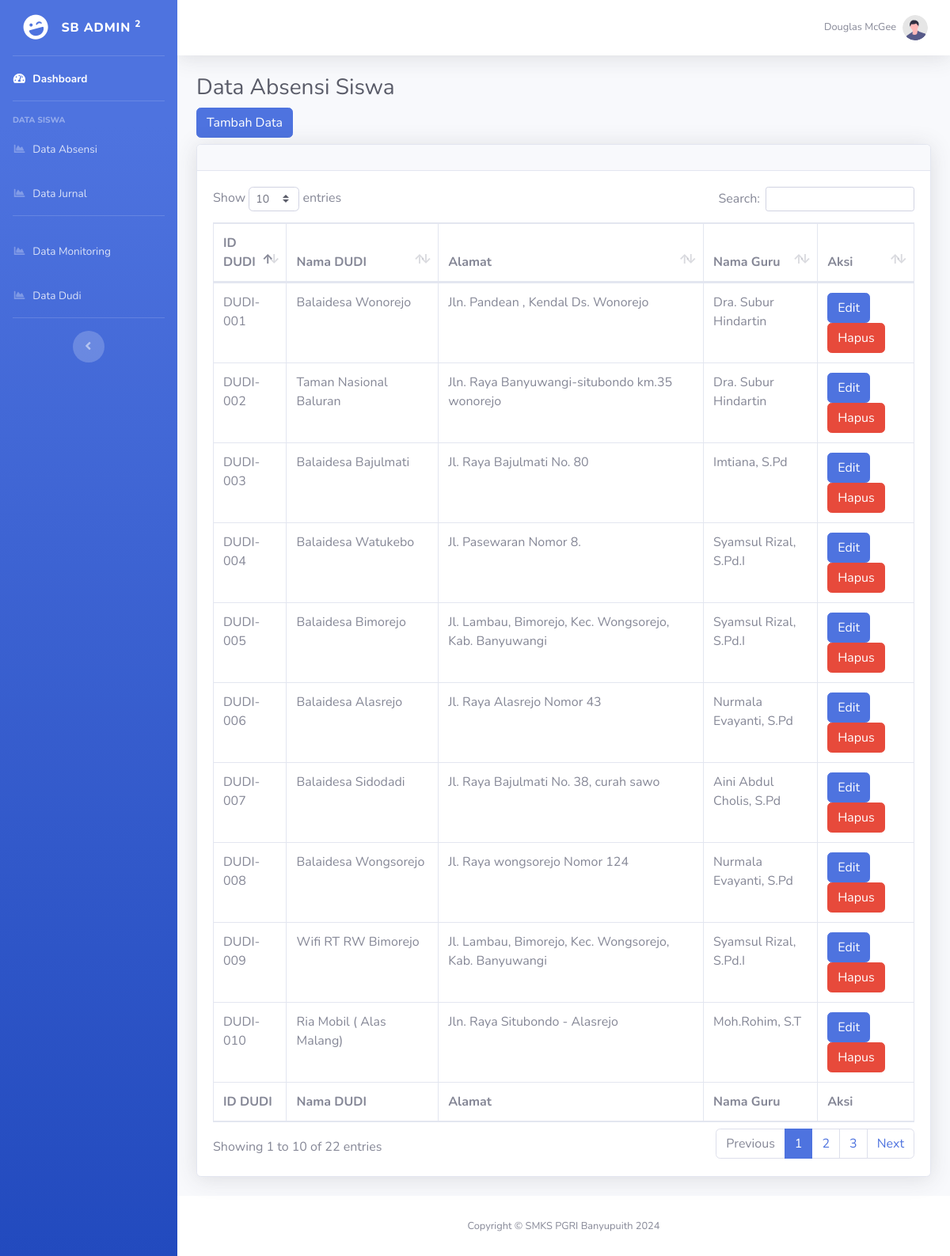
/admin/datadudi.php (signed in), run on the app's committed database.
### tables this page shows
CREATE TABLE `tb_dudi` (
  `id_dudi` varchar(100) NOT NULL,
  `nama_dudi` varchar(100) NOT NULL,
  `alamat` text NOT NULL,
  `id_guru` varchar(20) NOT NULL
);

CREATE TABLE `tb_guru` (
  `id_guru` varchar(100) NOT NULL,
  `nama_guru` varchar(100) NOT NULL
);

### admin/datadudi.php (the view, shortened to what this page needs)
<?php
include '../koneksi.php';
$result = $koneksi->query("SELECT d.id_dudi, d.nama_dudi, d.alamat, g.nama_guru
                        FROM tb_dudi d
                        LEFT JOIN tb_guru g ON d.id_guru = g.id_guru");
?>
<!DOCTYPE html>
<html lang="en">
<head>
    <link href="../dist/vendor/fontawesome-free/css/all.min.css" rel="stylesheet" type="text/css">
    <link href="../dist/css/sb-admin-2.min.css" rel="stylesheet">
    <link href="../dist/vendor/datatables/dataTables.bootstrap4.min.css" rel="stylesheet">
</head>
<body id="page-top">
    <div id="wrapper">
        <ul class="navbar-nav bg-gradient-primary sidebar sidebar-dark accordion" id="accordionSidebar">
            <a class="sidebar-brand d-flex align-items-center justify-content-center" href="dashboard.php">
                <div class="sidebar-brand-icon rotate-n-15">
                    <i class="fas fa-laugh-wink"></i>
                </div>
                <div class="sidebar-brand-text mx-3">SB Admin <sup>2</sup></div>
            </a>
            <hr class="sidebar-divider my-0">
            <li class="nav-item active">
                <a class="nav-link" href="dashboard.php">
                    <i class="fas fa-fw fa-tachometer-alt"></i>
                    <span>Dashboard</span></a>
            </li>
            <hr class="sidebar-divider">
            <div class="sidebar-heading">
                Data Siswa
            </div>
            <li class="nav-item">
                <a class="nav-link" href="dataabsensi.php">
                    <i class="fas fa-fw fa-chart-area"></i>
                    <span>Data Absensi</span></a>
            </li>
            <li class="nav-item">
                <a class="nav-link" href="datajurnal.php">
                    <i class="fas fa-fw fa-chart-area"></i>
                    <span>Data Jurnal</span></a>
            </li>
            <hr class="sidebar-divider">
            <li class="nav-item">
                <a class="nav-link" href="datamonitoring.php">
                    <i class="fas fa-fw fa-chart-area"></i>
                    <span>Data Monitoring</span></a>
            </li>
            <li class="nav-item">
                <a class="nav-link" href="datadudi.php">
                    <i class="fas fa-fw fa-chart-area"></i>
                    <span>Data Dudi</span></a>
            </li>
            <hr class="sidebar-divider d-none d-md-block">
            <div class="text-center d-none d-md-inline">
                <button class="rounded-circle border-0" id="sidebarToggle"></button>
            </div>
        </ul>
        <div id="content-wrapper" class="d-flex flex-column">
            <div id="content">
                <nav class="navbar navbar-expand navbar-light bg-white topbar mb-4 static-top shadow">
                    <ul class="navbar-nav ml-auto">
                        <li class="nav-item dropdown no-arrow">
                            <a class="nav-link dropdown-toggle" href="#" id="userDropdown" role="button"
                                data-toggle="dropdown" aria-haspopup="true" aria-expanded="false">
                                <span class="mr-2 d-none d-lg-inline text-gray-600 small">Douglas McGee</span>
                                <img class="img-profile rounded-circle"
                                    src="../dist/img/undraw_profile.svg">
                            </a>
                        </li>
                    </ul>
                </nav>
                <div class="container-fluid">
                    <h1 class="h3 mb-2 text-gray-800">Data Absensi Siswa</h1>
                    <button class="btn btn-primary mb-2" data-toggle="modal" data-target="#addModal">Tambah Data</button><br>
                    <div class="card shadow mb-4">
                        <div class="card-header py-3">
                        </div>
                        <div class="card-body">
                            <div class="table-responsive">
                                <table class="table table-bordered" id="dataTable" width="100%" cellspacing="0">
                                    <thead>
                                        <tr>
                                            <th>ID DUDI</th>
                                            <th>Nama DUDI</th>
                                            <th>Alamat</th>
                                            <th>Nama Guru</th>
                                            <th>Aksi</th>
                                        </tr>
                                    </thead>
                                    <tfoot>
                                        <tr>
                                            <th>ID DUDI</th>
                                            <th>Nama DUDI</th>
                                            <th>Alamat</th>
                                            <th>Nama Guru</th>
                                            <th>Aksi</th>
                                        </tr>
                                    </tfoot>
                                    <tbody>
                                        <?php while ($row = $result->fetch_assoc()): ?>
                                            <tr>
                                                <td><?= $row['id_dudi']; ?></td>
                                                <td><?= $row['nama_dudi']; ?></td>
                                                <td><?= $row['alamat']; ?></td>
                                                <td><?= $row['nama_guru']; ?></td>
                                                <td>
                                                    <button class="btn btn-primary" data-toggle="modal" data-target="#editModal<?= $row['id_dudi'] ?>">Edit</button>
                                                    <a href="read.php?delete=<?= $row['id_dudi']; ?>"
                                                        class="btn btn-danger"
                                                        onclick="return confirm('Anda yakin ingin menghapus data ini?')">Hapus</a>
                                                </td>
                                            </tr>
                                        <?php endwhile; ?>
                                    </tbody>
                                </table>
                            </div>
                        </div>
                    </div>
                </div>
            </div>
            <footer class="sticky-footer bg-white">
                <div class="container my-auto">
                    <div class="copyright text-center my-auto">
                        <span>Copyright &copy; SMKS PGRI Banyupuith 2024</span>
                    </div>
                </div>
            </footer>
        </div>
    </div>
</body>
</html>

### data on the page
tb_dudi: id_dudi "DUDI-001", nama_dudi "Balaidesa Wonorejo", alamat "Jln. Pandean , Kendal Ds. Wonorejo", id_guru.nama_guru "Dra. Subur Hindartin"
tb_dudi: id_dudi "DUDI-002", nama_dudi "Taman Nasional Baluran", alamat "Jln. Raya Banyuwangi-situbondo km.35 wonorejo", id_guru.nama_guru "Dra. Subur Hindartin"
tb_dudi: id_dudi "DUDI-003", nama_dudi "Balaidesa Bajulmati", alamat "Jl. Raya Bajulmati No. 80", id_guru.nama_guru "Imtiana, S.Pd"
tb_dudi: id_dudi "DUDI-004", nama_dudi "Balaidesa Watukebo", alamat "Jl. Pasewaran Nomor 8.", id_guru.nama_guru "Syamsul Rizal, S.Pd.I"
tb_dudi: id_dudi "DUDI-005", nama_dudi "Balaidesa Bimorejo", alamat "Jl. Lambau, Bimorejo, Kec. Wongsorejo, Kab. Banyuwangi", id_guru.nama_guru "Syamsul Rizal, S.Pd.I"
tb_dudi: id_dudi "DUDI-006", nama_dudi "Balaidesa Alasrejo", alamat "Jl. Raya Alasrejo Nomor 43", id_guru.nama_guru "Nurmala Evayanti, S.Pd"
tb_dudi: id_dudi "DUDI-007", nama_dudi "Balaidesa Sidodadi", alamat "Jl. Raya Bajulmati No. 38, curah sawo", id_guru.nama_guru "Aini Abdul Cholis, S.Pd"
tb_dudi: id_dudi "DUDI-008", nama_dudi "Balaidesa Wongsorejo", alamat "Jl. Raya wongsorejo Nomor 124", id_guru.nama_guru "Nurmala Evayanti, S.Pd"
tb_dudi: id_dudi "DUDI-009", nama_dudi "Wifi RT RW Bimorejo", alamat "Jl. Lambau, Bimorejo, Kec. Wongsorejo, Kab. Banyuwangi", id_guru.nama_guru "Syamsul Rizal, S.Pd.I"
tb_dudi: id_dudi "DUDI-010", nama_dudi "Ria Mobil ( Alas Malang)", alamat "Jln. Raya Situbondo - Alasrejo", id_guru.nama_guru "Moh.Rohim, S.T"
